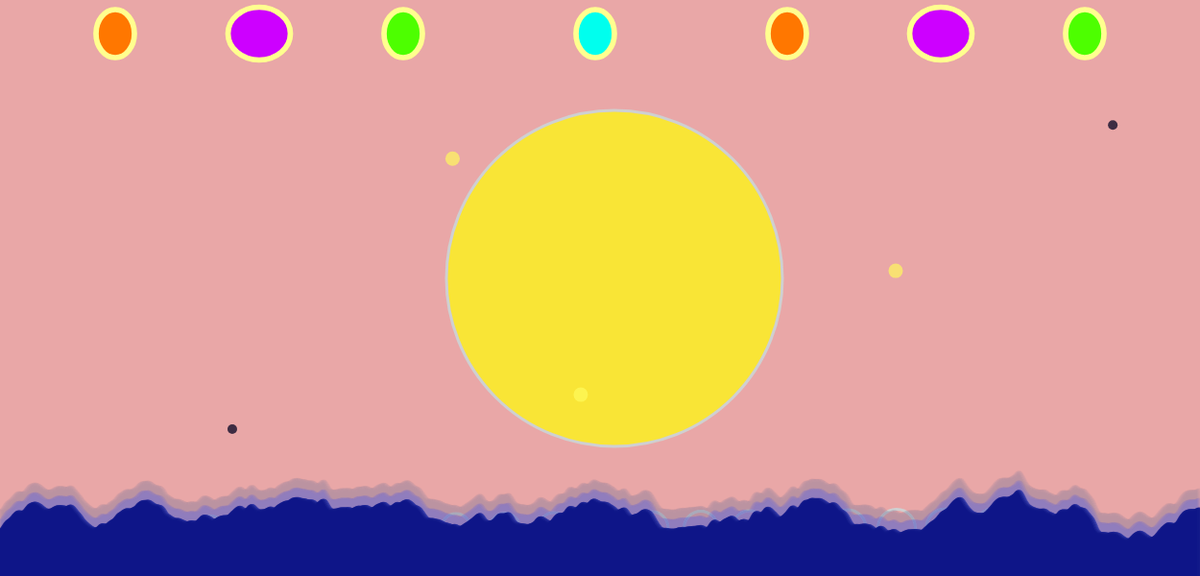
Frame 1 (no input)
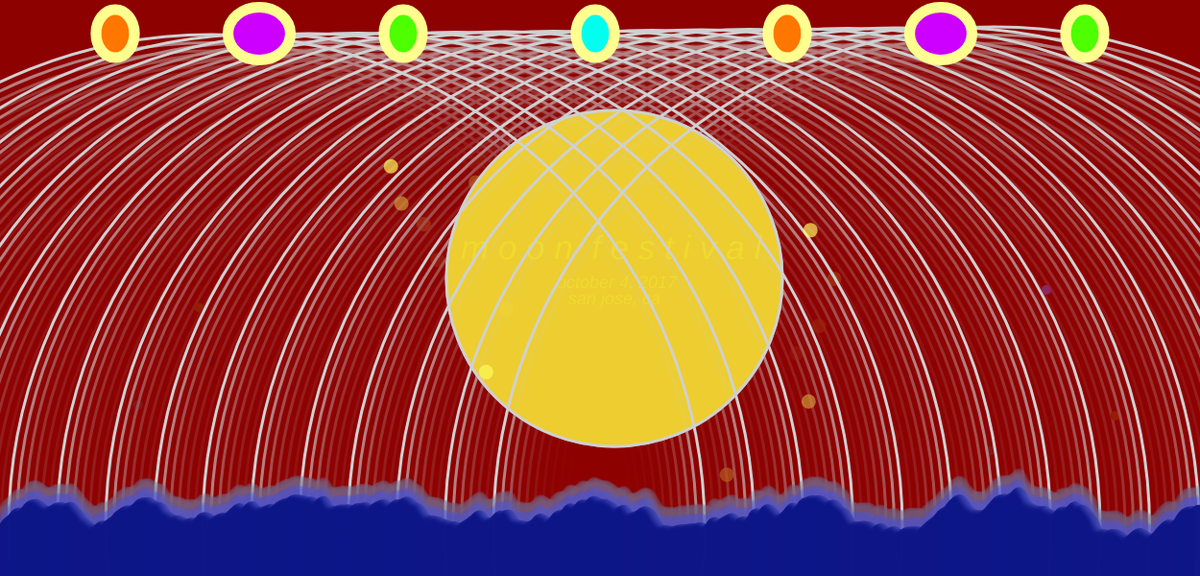
Frame 60 (no input)
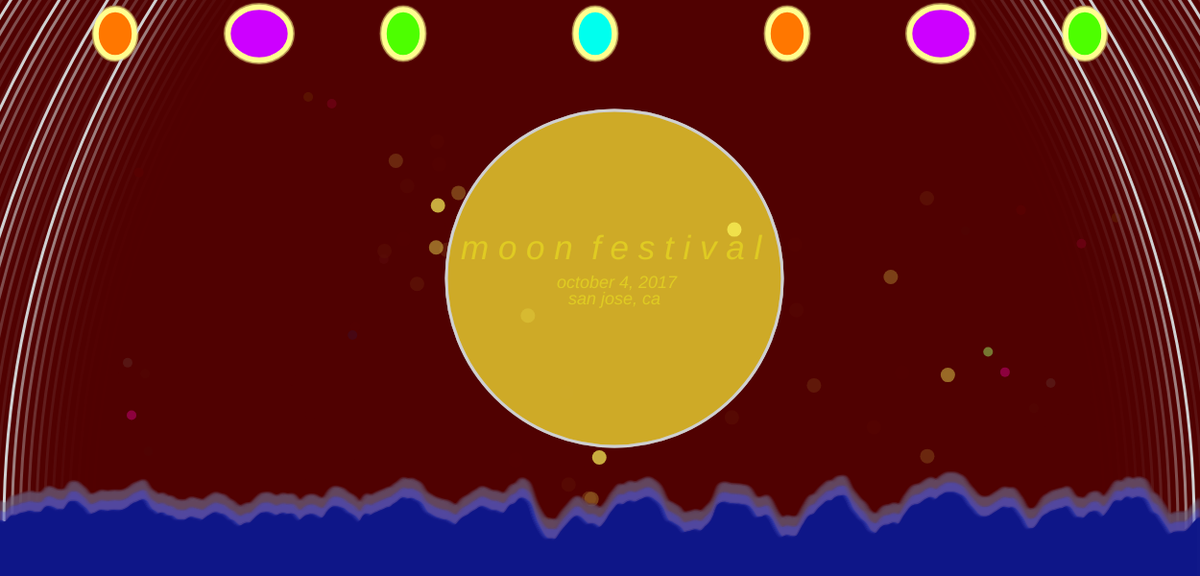
Frame 120 (the mouse pressed at the canvas centre since frame 60)

The p5.js sketch that drew these frames (run headless with seeded random() and noise() and a simulated clock; from frame 60 on, the mouse is pressed at the canvas centre):

// p5.js sketch
// ── sketch.js
/**
Diane Phan 
Workshop 1 October 3, 2017

color picker
http://www.rapidtables.com/web/color/color-picker.htm

1. [x] increasing radius of circles at bottom 
2. [x] flashing text 
3. [x] background red to black? 
4. [x] used random for sparkles 
5. [x] changed stroke size

**/



var allColors = 255;
var radius = 25;  
var backR = 199; 
var backG = 32;
var backB = 32; 
var fadeYellow= 255; 
var rainbow = 255; 

var noiseScale=0.02;


function setup() {
    createCanvas(1250, 600);
    frameRate(20);    
    console.log("Setup"); 
}


function draw() {
    
    backR--; 
    backG--;
    backB--;
    background(backR, backG, backB, 100);
    
    noStroke();
    //random generated color 
    //fill(random(allColors), random(allColors), random(allColors)); 
    fill(238, 255, 0, 100);
    textSize(35);
    text("m o o n  f e s t i v a l", 480, 270);
    textSize(18);
    text("october 4, 2017", 580, 300);
    text("san jose, ca", 592, 317);
    textStyle(ITALIC);

    //circle
    fill(249, 229, 54, fadeYellow);
    fadeYellow--;
    strokeWeight(3);
    stroke(207, 208, 209)
    ellipse(640, 290, 350, 350);
    
 
    //make a bunch of circles at the bottom for light effect 
    noFill();
    for (var x = 170; x < 999; x++){
        x= x+50; 
        arc(x, 550, radius, radius, 0, TWO_PI); 
        radius++;        
    }
    
    
    //make random pale yellow circles appear     
    noStroke();
    fill(255, 251, 92, 175);
    //range from [# to #] 
    ellipse(random(400, 500), random(300, 130), 15, 15);
    ellipse(random(640, 500), random(640, 290), 15, 15);
    ellipse(random(700, 990), random(190, 500), 15, 15);

    
    //colorful random circles 
    noStroke(); 
    fill(random(rainbow), random(rainbow), random(rainbow));
    ellipse(random(100, 400), random (100, 600), 10, 10); //left side 
    ellipse(random(1000, 1200), random (100, 600), 10, 10); //right side 

    var lanternW = 40; //lantern width 
    var lanternL = 50; //lantern length 
    var glow = (random(1, 12));
    
    //lanterns 
    noStroke();
 //   fill(0, 255, 26, 255);
    stroke(255, 255, 143, 255); //glow
    strokeWeight(glow);
    
    
    fill(77, 255, 0, 255); //green lantern
    ellipse(420, 35, lanternW, lanternL); 
    fill(205, 0, 255, 255); //purple lantern
    ellipse(270, 35, lanternW+25, lanternL+5); 
    fill(255, 119, 0, 255); //red orange lantern
    ellipse(120, 35, lanternW, lanternL); 
    fill(0, 255, 238, 255); //cyan lantern
    ellipse(620, 35, 40, 50);
    
    fill(77, 255, 0, 255); //green lantern
    ellipse(1130, 35, lanternW, lanternL); 
    fill(205, 0, 255, 255); //purple lantern
    ellipse(980, 35, lanternW+25, lanternL+5); 
    fill(255, 119, 0, 255); //red orange lantern
    ellipse(820, 35, lanternW, lanternL); 


    //message appear after dark
    if (frameCount >270){
        noStroke(); 
        fill(random(rainbow), random(rainbow), random(rainbow));
        text("click to rsvp", width/2 + 480, height/2); 
        textStyle(ITALIC);
    }
   
    
    //trying out noise
    //credit to the provided noise example code from the art22 website as reference
    for (var x=0; x < width; x++) { //expands to whole width screen
        //for(var y=40; y < length; y++){
        var noiseVal = noise((mouseX+x)*noiseScale, mouseY*noiseScale);
        //stroke(199, 32, 32, 100); //red mountains
        stroke(1, 9, 124, 200); //blue clouds
        line(x, 500+noiseVal*80, x, height);
        stroke(60, 73, 255, 20); //lighter blue clouds
        line(x, 490+noiseVal*80, x, height);
        stroke(115, 115, 155, 20); //grey clouds
        line(x, 480+noiseVal*80, x, height);
    }

    
}
